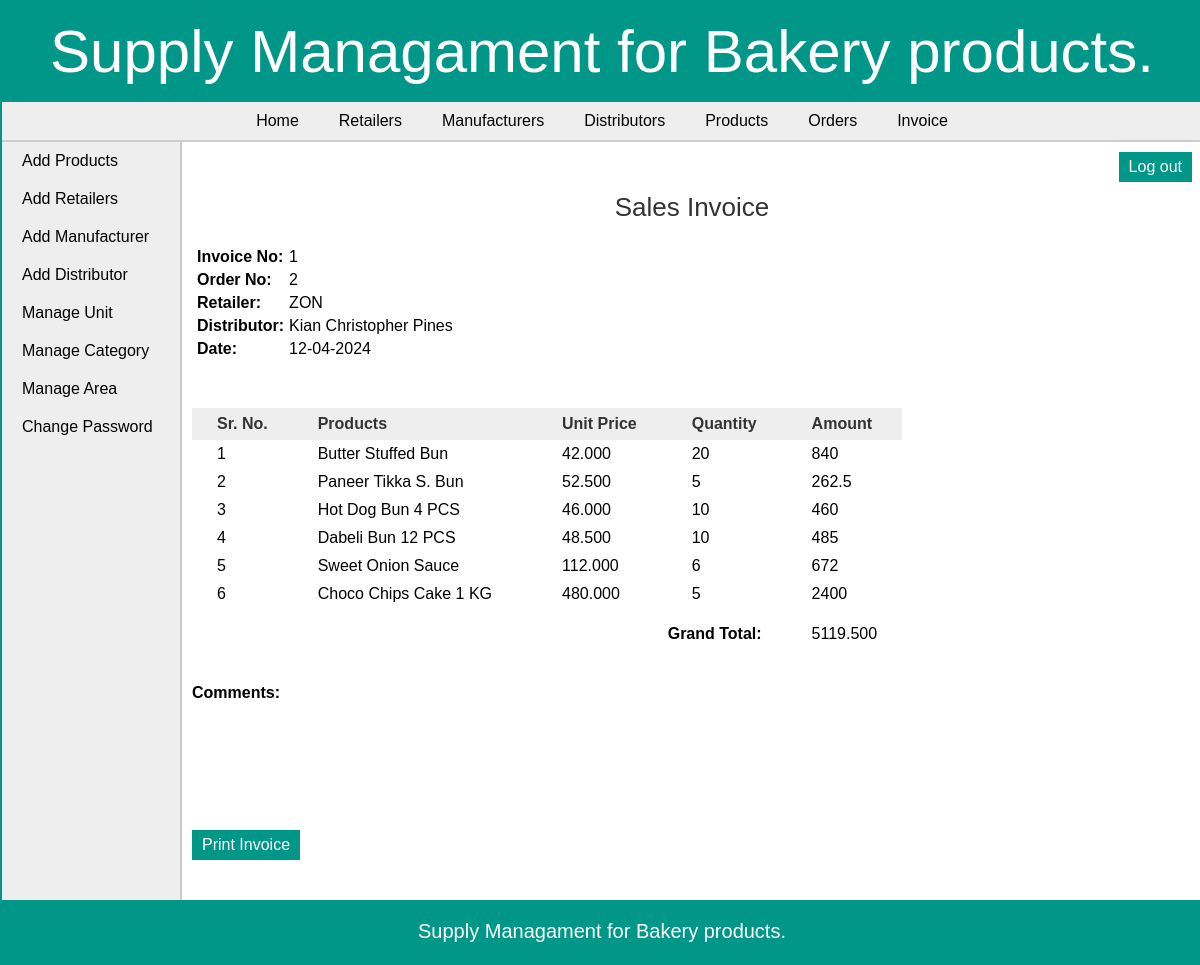
The app's page /admin/view_invoice_items.php?id=1 (signed in) with its own data.
### tables this page shows
CREATE TABLE `invoice` (
  `invoice_id` int(11) NOT NULL,
  `order_id` int(11) NOT NULL,
  `retailer_id` int(11) NOT NULL,
  `dist_id` int(11) NOT NULL,
  `date` date NOT NULL,
  `total_amount` decimal(10,3) NOT NULL,
  `comments` text DEFAULT NULL
);

CREATE TABLE `area` (
  `area_id` int(11) NOT NULL,
  `area_name` varchar(50) NOT NULL,
  `area_code` varchar(10) NOT NULL
);

CREATE TABLE `distributor` (
  `dist_id` int(11) NOT NULL,
  `dist_name` varchar(25) NOT NULL,
  `dist_email` varchar(50) DEFAULT NULL,
  `dist_phone` varchar(10) NOT NULL,
  `dist_address` varchar(200) DEFAULT NULL
);

CREATE TABLE `invoice_items` (
  `invoice_items_id` int(11) NOT NULL,
  `invoice_id` int(11) NOT NULL,
  `product_id` int(11) NOT NULL,
  `quantity` int(6) NOT NULL
);

CREATE TABLE `products` (
  `pro_id` int(11) NOT NULL,
  `pro_name` varchar(25) NOT NULL,
  `pro_desc` text DEFAULT NULL,
  `pro_price` decimal(10,3) NOT NULL,
  `unit` int(11) NOT NULL,
  `pro_cat` int(11) NOT NULL,
  `quantity` int(6) DEFAULT NULL
);

### admin/view_invoice_items.php (the view, shortened to what this page needs)
<?php
	require("../includes/config.php");
	if(isset($_SESSION['admin_login'])) {
		if(isset($_GET['id'])){
			$invoice_id = $_GET['id'];
			$queryInvoiceItems = "SELECT *,invoice_items.quantity as quantity FROM invoice,invoice_items,products WHERE invoice.invoice_id='$invoice_id' AND invoice_items.product_id=products.pro_id AND invoice_items.invoice_id=invoice.invoice_id";
			$resultInvoiceItems = mysqli_query($con,$queryInvoiceItems);
			$querySelectInvoice = "SELECT * FROM invoice,retailer,distributor,area WHERE invoice_id='$invoice_id' AND invoice.retailer_id=retailer.retailer_id AND retailer.area_id=area.area_id AND invoice.dist_id=distributor.dist_id";
			$resultSelectInvoice = mysqli_query($con,$querySelectInvoice);
			$rowSelectInvoice = mysqli_fetch_array($resultSelectInvoice);
		}
	}
	else {
		header('Location:../index.php');
	}
?>
<!DOCTYPE html>
<html>
<head>
	<link rel="stylesheet" href="../includes/main_style.css" >
</head>
<body>
	<?php
		include("../includes/header.inc.php");
		include("../includes/nav_admin.inc.php");
		include("../includes/aside_admin.inc.php");
	?>
	<section>
	<div id="divToPrint" style="clear:both;" >
		<h1 style="text-align:center;">Sales Invoice</h1>
		<table class="table_infoFormat">
		<tr>
			<td><b> Invoice No: </b></td>
			<td> <?php echo $rowSelectInvoice['invoice_id']; ?> </td>
		</tr>
		<tr>
			<td><b> Order No: </b></td>
			<td> <?php echo $rowSelectInvoice['order_id']; ?> </td>
		</tr>
		<tr>
			<td><b> Retailer: </b></td>
			<td> <?php echo $rowSelectInvoice['area_code']; ?> </td>
		</tr>
		<tr>
			<td><b> Distributor: </b></td>
			<td> <?php echo $rowSelectInvoice['dist_name']; ?> </td>
		</tr>
		<tr>
			<td><b> Date: </b></td>
			<td> <?php echo date("d-m-Y",strtotime($rowSelectInvoice['date'])); ?> </td>
		</tr>
		</table>
		<form action="" method="POST" class="form">
		<table class="table_invoiceFormat" style="margin-top:50px;">
			<tr>
				<th style="padding-right:25px;"> Sr. No. </th>
				<th style="padding-right:150px;"> Products </th>
				<th style="padding-right:30px;"> Unit Price </th>
				<th style="padding-right:30px;"> Quantity </th>
				<th> Amount </th>
			</tr>
			<?php $i=1; while($rowInvoiceItems = mysqli_fetch_array($resultInvoiceItems)) { ?>
			<tr>
				<td> <?php echo $i; ?> </td>
				<td> <?php echo $rowInvoiceItems['pro_name']; ?> </td>
				<td> <?php echo $rowInvoiceItems['pro_price']; ?> </td>
				<td> <?php echo $rowInvoiceItems['quantity']; ?> </td>
				<td> <?php echo $rowInvoiceItems['quantity']*$rowInvoiceItems['pro_price']; ?> </td>
			</tr>
			<?php $i++; } ?>
			<tr style="height:40px;vertical-align:bottom;">
				<td colspan="4" style="text-align:right;"><b> Grand Total: </b></td>
				<td>
				<?php
					mysqli_data_seek($resultInvoiceItems,0);
					$rowInvoiceItems = mysqli_fetch_array($resultInvoiceItems);
					echo $rowInvoiceItems['total_amount'];
				?>
				</td>
			</tr>
		</table><br/><br/>
		<b>Comments:</b> <br/> <?php echo $rowSelectInvoice['comments']; ?>
		<br/><br/><br/><br/><br/><br/>
		</div>
		<input type="button" value="Print Invoice" class="submit_button" onclick="PrintDiv();" />
	</section>
	<?php
		include("../includes/footer.inc.php");
	?>
</body>
</html>

### includes/main_style.css (style rules this page uses)
* { font-family: arial,sans-serif; margin:0px; padding:0px; }
body { width:1200px; margin:auto; border:2px solid #009688; }
.submit_button { font-size:16px; margin-top:20px; margin-right:20px; padding:6px 10px; background-color:#009688; border:none; color:white; }
section { width:1000px; padding:10px; padding-bottom:40px; }
section h1 { margin-bottom:10px; font-weight:normal; color:#333; font-size: 26px; }
table { border-collapse: collapse; }
.table_invoiceFormat th { background-color:#eee; color:#333; padding: 7px 25px; }
.table_invoiceFormat tr { border:none; }
.table_invoiceFormat td,.table_invoiceFormat tr { padding: 5px 25px; text-align: left; }
.table_infoFormat { margin:20px 5px 25px; }
.table_infoFormat td { padding:5px 5px 0px 0px; }
.table_infoFormat td:first-child { font-weight:bold; }

### records on screen
invoice: invoice_id "1", order "2", area.area_code "ZON", dist.dist_name "Kian Christopher Pines", date "12-04-2024", total_amount "5119.500"
invoice_items: product.pro_name "Butter Stuffed Bun", product.pro_price "42.000", quantity "20", $rowInvoiceItems['quantity']*$rowInvoiceItems['pro_price'] "840"
invoice_items: product.pro_name "Paneer Tikka S. Bun", product.pro_price "52.500", quantity "5", $rowInvoiceItems['quantity']*$rowInvoiceItems['pro_price'] "262.5"
invoice_items: product.pro_name "Hot Dog Bun 4 PCS", product.pro_price "46.000", quantity "10", $rowInvoiceItems['quantity']*$rowInvoiceItems['pro_price'] "460"
invoice_items: product.pro_name "Dabeli Bun 12 PCS", product.pro_price "48.500", quantity "10", $rowInvoiceItems['quantity']*$rowInvoiceItems['pro_price'] "485"
invoice_items: product.pro_name "Sweet Onion Sauce", product.pro_price "112.000", quantity "6", $rowInvoiceItems['quantity']*$rowInvoiceItems['pro_price'] "672"
invoice_items: product.pro_name "Choco Chips Cake 1 KG", product.pro_price "480.000", quantity "5", $rowInvoiceItems['quantity']*$rowInvoiceItems['pro_price'] "2400"
